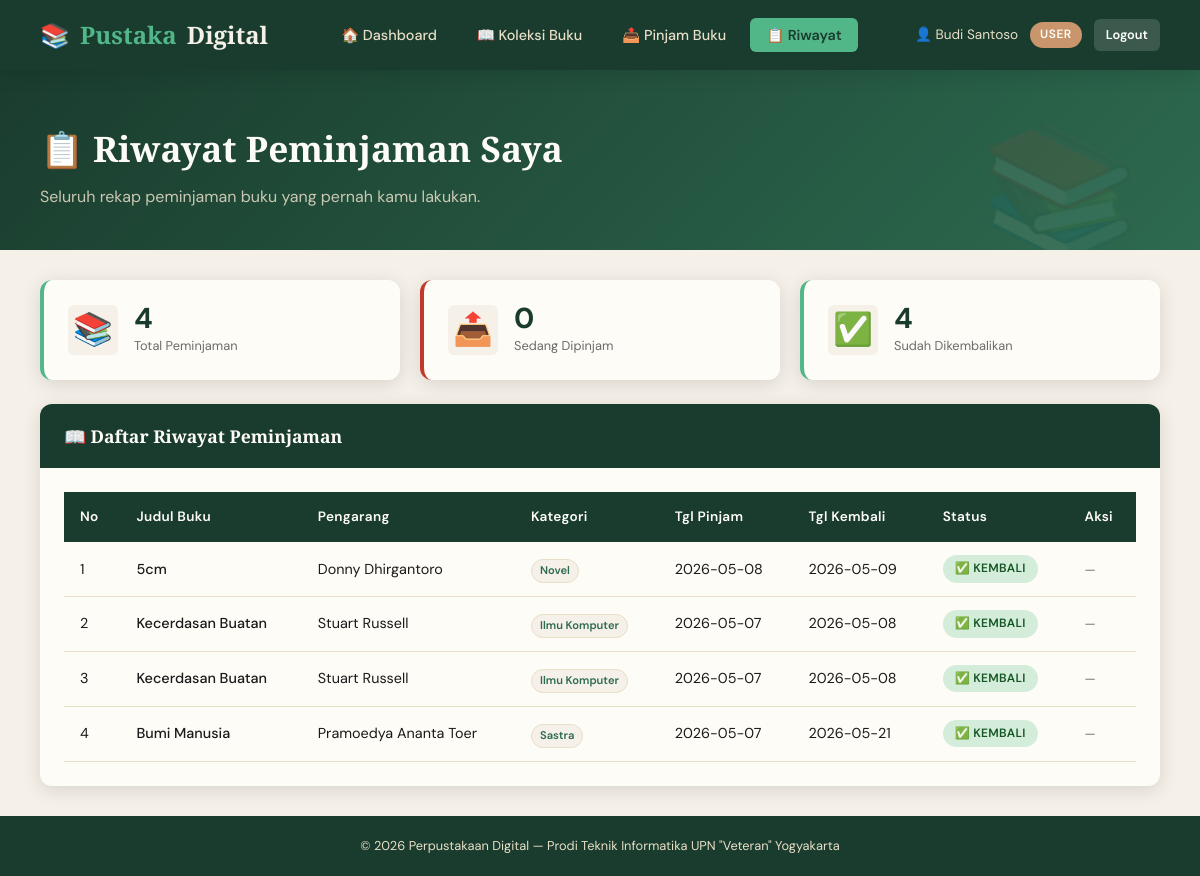
The app's page /riwayat.php (signed in) with its own data.
### tables this page shows
CREATE TABLE `peminjaman` (
  `id_pinjam` int(5) NOT NULL,
  `id_user` int(5) NOT NULL,
  `id_buku` int(5) NOT NULL,
  `tgl_pinjam` date NOT NULL,
  `tgl_kembali` date NOT NULL,
  `status` enum('dipinjam','dikembalikan') NOT NULL DEFAULT 'dipinjam'
);

CREATE TABLE `buku` (
  `id_buku` int(5) NOT NULL,
  `judul` varchar(150) NOT NULL,
  `pengarang` varchar(100) NOT NULL,
  `penerbit` varchar(100) NOT NULL,
  `tahun_terbit` year(4) NOT NULL,
  `kategori` varchar(50) NOT NULL,
  `stok` int(3) NOT NULL DEFAULT 1,
  `cover` varchar(200) DEFAULT NULL
);

### riwayat.php (the view, shortened to what this page needs)
<?php
include 'koneksi.php';
$id_user = $_SESSION['id_user'];
$query_riwayat = mysqli_query($konek, "
    SELECT p.*, b.judul, b.pengarang, b.kategori
    FROM peminjaman p
    JOIN buku b ON p.id_buku = b.id_buku
    WHERE p.id_user = '$id_user'
    ORDER BY p.id_pinjam DESC
");
$total_pinjam   = mysqli_num_rows(mysqli_query($konek, "SELECT * FROM peminjaman WHERE id_user='$id_user'"));
$masih_pinjam   = mysqli_num_rows(mysqli_query($konek, "SELECT * FROM peminjaman WHERE id_user='$id_user' AND status='dipinjam'"));
$sudah_kembali  = mysqli_num_rows(mysqli_query($konek, "SELECT * FROM peminjaman WHERE id_user='$id_user' AND status='dikembalikan'"));
include 'header.php';
?>
<div class="page-hero">
    <h1>📋 Riwayat Peminjaman Saya</h1>
    <p>Seluruh rekap peminjaman buku yang pernah kamu lakukan.</p>
</div>
<div class="container fade-in">
    <div class="stats-grid" style="grid-template-columns: repeat(3, 1fr); margin-bottom:24px;">
        <div class="stat-card">
            <div class="stat-icon">📚</div>
            <div class="stat-info">
                <h3><?php echo $total_pinjam; ?></h3>
                <p>Total Peminjaman</p>
            </div>
        </div>
        <div class="stat-card merah">
            <div class="stat-icon">📤</div>
            <div class="stat-info">
                <h3><?php echo $masih_pinjam; ?></h3>
                <p>Sedang Dipinjam</p>
            </div>
        </div>
        <div class="stat-card">
            <div class="stat-icon">✅</div>
            <div class="stat-info">
                <h3><?php echo $sudah_kembali; ?></h3>
                <p>Sudah Dikembalikan</p>
            </div>
        </div>
    </div>
    <div class="card">
        <div class="card-header">📖 Daftar Riwayat Peminjaman</div>
        <div class="card-body">
            <div class="table-wrap">
            <table>
                <thead>
                    <tr>
                        <th>No</th>
                        <th>Judul Buku</th>
                        <th>Pengarang</th>
                        <th>Kategori</th>
                        <th>Tgl Pinjam</th>
                        <th>Tgl Kembali</th>
                        <th>Status</th>
                        <th>Aksi</th>
                    </tr>
                </thead>
                <tbody>
                <?php
                $no = 1;
                while ($data = mysqli_fetch_array($query_riwayat)) {
                    if ($data['status'] == 'dipinjam') {
                        $badge = '<span class="badge badge-merah">📤 Dipinjam</span>';
                        $tombol = '<a href="kembalikan.php?id=' . $data['id_pinjam'] . '"
                                     onclick="return confirm(\'Kembalikan buku ini?\')"
                                     class="btn btn-sm btn-primary">↩️ Kembalikan</a>';
                    } else {
                        $badge = '<span class="badge badge-hijau">✅ Kembali</span>';
                        $tombol = '<span style="color:var(--teks-abu); font-size:0.8rem;">—</span>';
                    }
                ?>
                    <tr>
                        <td><?php echo $no++; ?></td>
                        <td style="font-weight:500;"><?php echo $data['judul']; ?></td>
                        <td><?php echo $data['pengarang']; ?></td>
                        <td><span class="buku-kategori"><?php echo $data['kategori']; ?></span></td>
                        <td><?php echo $data['tgl_pinjam']; ?></td>
                        <td><?php echo $data['tgl_kembali']; ?></td>
                        <td><?php echo $badge; ?></td>
                        <td><?php echo $tombol; ?></td>
                    </tr>
                <?php } ?>
                </tbody>
            </table>
            </div>
        </div>
    </div>
</div>
<?php include 'footer.php'; ?>

### style.css (style rules this page uses)
:root { --hijau-tua: #1a3c2e; --hijau-mid: #2d6a4f; --hijau-muda: #52b788; --krem: #f5f0e8; --krem-gelap: #e8dfc8; --coklat: #8b5e3c; --coklat-muda: #c9956c; --putih: #fefcf7; --teks-gelap: #1a1a1a; --teks-abu: #6b6b6b; --merah: #c0392b; --kuning: #f39c12; --shadow: 0 4px 20px rgba(0,0,0,0.12); --shadow-lg: 0 8px 40px rgba(0,0,0,0.18); --radius: 12px; --radius-sm: 6px; }
* { margin: 0; padding: 0; box-sizing: border-box; }
body { font-family: 'DM Sans', sans-serif; background-color: var(--krem); color: var(--teks-gelap); line-height: 1.6; min-height: 100vh; }
.page-hero { background: linear-gradient(135deg, var(--hijau-tua) 0%, var(--hijau-mid) 100%); padding: 50px 40px 40px; color: var(--putih); position: relative; overflow: hidden; }
.page-hero::before { content: '📚'; position: absolute; right: 60px; top: 20px; font-size: 8rem; opacity: 0.08; }
.page-hero h1 { font-family: 'Playfair Display', serif; font-size: 2.2rem; font-weight: 700; margin-bottom: 8px; }
.page-hero p { color: var(--krem-gelap); font-size: 1rem; opacity: 0.85; }
.container { max-width: 1200px; margin: 0 auto; padding: 30px 40px; }
.card { background: var(--putih); border-radius: var(--radius); box-shadow: var(--shadow); overflow: hidden; transition: transform 0.2s, box-shadow 0.2s; }
.card-header { background: var(--hijau-tua); color: var(--putih); padding: 18px 24px; font-family: 'Playfair Display', serif; font-size: 1.1rem; font-weight: 600; }
.card-body { padding: 24px; }
.stats-grid { display: grid; grid-template-columns: repeat(auto-fit, minmax(200px, 1fr)); gap: 20px; margin-bottom: 30px; }
.stat-card { background: var(--putih); border-radius: var(--radius); padding: 24px; box-shadow: var(--shadow); border-left: 4px solid var(--hijau-muda); display: flex; align-items: center; gap: 16px; }
.stat-card.merah { border-left-color: var(--merah); }
.stat-icon { font-size: 2rem; width: 50px; height: 50px; display: flex; align-items: center; justify-content: center; background: var(--krem); border-radius: var(--radius-sm); }
.stat-info h3 { font-size: 1.8rem; font-weight: 700; color: var(--hijau-tua); line-height: 1; }
.stat-info p { font-size: 0.8rem; color: var(--teks-abu); margin-top: 3px; }
.table-wrap { overflow-x: auto; }
table { width: 100%; border-collapse: collapse; font-size: 0.9rem; }
thead tr { background: var(--hijau-tua); color: var(--putih); }
thead th { padding: 14px 16px; text-align: left; font-weight: 600; font-size: 0.85rem; letter-spacing: 0.3px; }
tbody tr { border-bottom: 1px solid var(--krem-gelap); transition: background 0.15s; }
tbody td { padding: 13px 16px; vertical-align: middle; }
.badge { display: inline-block; padding: 4px 12px; border-radius: 20px; font-size: 0.75rem; font-weight: 600; text-transform: uppercase; letter-spacing: 0.3px; }
.badge-hijau { background: #d4edda; color: #155724; }
.buku-kategori { display: inline-block; background: var(--krem); color: var(--hijau-mid); font-size: 0.7rem; font-weight: 600; padding: 2px 8px; border-radius: 20px; border: 1px solid var(--krem-gelap); margin-top: 4px; }
.fade-in { animation: fadeIn 0.4s ease forwards; }

### records on screen
peminjaman: id_buku.judul "5cm", id_buku.pengarang "Donny Dhirgantoro", id_buku.kategori "Novel", tgl_pinjam "2026-05-08", tgl_kembali "2026-05-09", status "✅ KEMBALI"
peminjaman: id_buku.judul "Kecerdasan Buatan", id_buku.pengarang "Stuart Russell", id_buku.kategori "Ilmu Komputer", tgl_pinjam "2026-05-07", tgl_kembali "2026-05-08", status "✅ KEMBALI"
peminjaman: id_buku.judul "Kecerdasan Buatan", id_buku.pengarang "Stuart Russell", id_buku.kategori "Ilmu Komputer", tgl_pinjam "2026-05-07", tgl_kembali "2026-05-08", status "✅ KEMBALI"
peminjaman: id_buku.judul "Bumi Manusia", id_buku.pengarang "Pramoedya Ananta Toer", id_buku.kategori "Sastra", tgl_pinjam "2026-05-07", tgl_kembali "2026-05-21", status "✅ KEMBALI"

### other values on screen
$_SESSION['nama'] "Budi Santoso"
$_SESSION['role'] "USER"
$total_pinjam "4"
$masih_pinjam "0"
$sudah_kembali "4"
